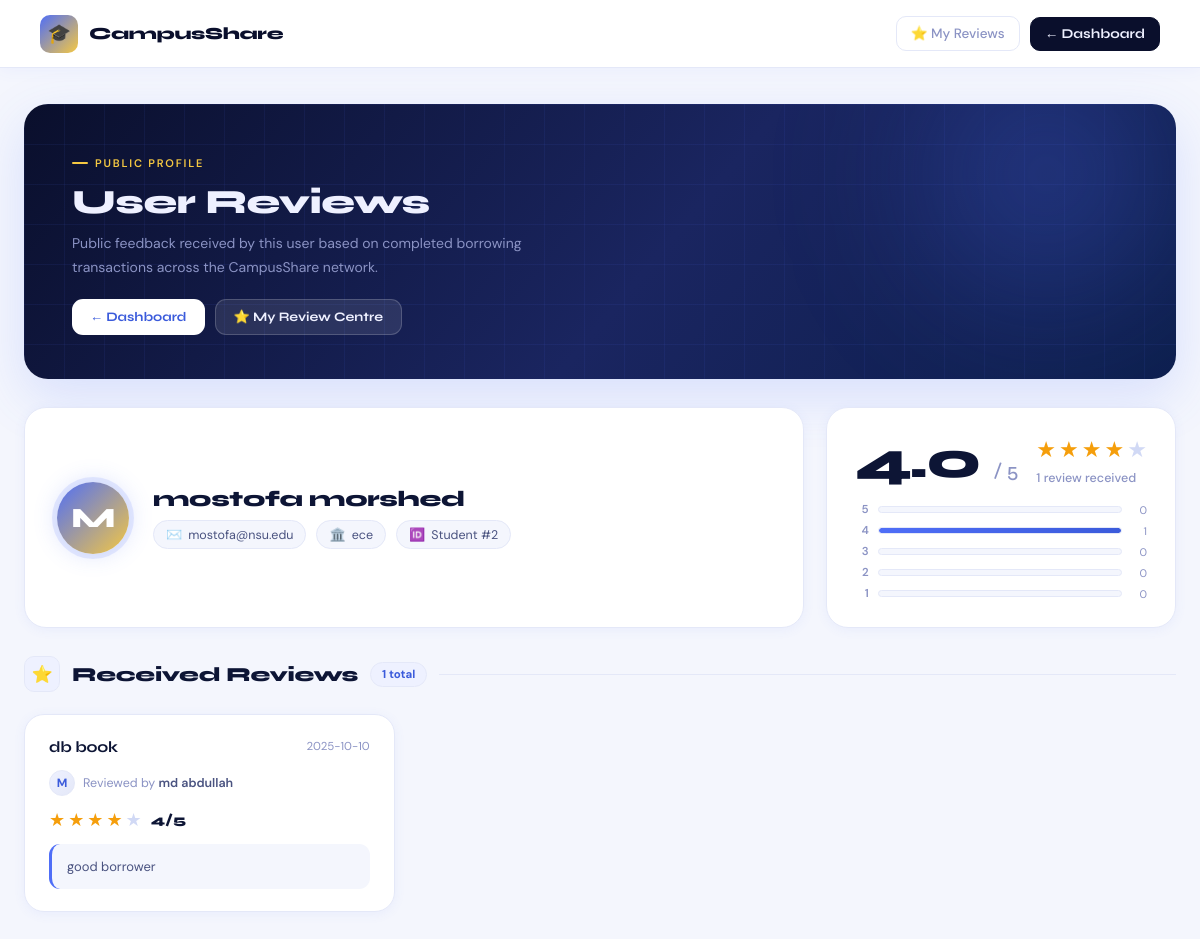
The app's page /user_reviews.php?user_id=2 (signed in) with its own data.
### tables this page shows
CREATE TABLE student (
    student_id INT AUTO_INCREMENT PRIMARY KEY,
    full_name VARCHAR(100) NOT NULL,
    university_email VARCHAR(100) NOT NULL UNIQUE,
    password_hash VARCHAR(255) NOT NULL,
    department VARCHAR(100) NOT NULL,
    phone VARCHAR(20) UNIQUE,
    registration_date DATE NOT NULL,
    account_status ENUM('active','suspended','inactive') NOT NULL DEFAULT 'active'
);

CREATE TABLE review (
    review_id INT AUTO_INCREMENT PRIMARY KEY,
    transaction_id INT NOT NULL,
    reviewer_id INT NOT NULL,
    reviewee_id INT NOT NULL,
    rating INT NOT NULL,
    comment TEXT,
    review_date DATE NOT NULL,

    FOREIGN KEY (transaction_id) REFERENCES borrow_transaction(transaction_id) ON DELETE CASCADE ON UPDATE CASCADE,
    FOREIGN KEY (reviewer_id) REFERENCES student(student_id) ON DELETE CASCADE ON UPDATE CASCADE,
    FOREIGN KEY (reviewee_id) REFERENCES student(student_id) ON DELETE CASCADE ON UPDATE CASCADE,

    CHECK (rating BETWEEN 1 AND 5),

    CONSTRAINT uq_review_per_transaction_per_reviewer UNIQUE (transaction_id, reviewer_id)
);

CREATE TABLE item (
    item_id INT AUTO_INCREMENT PRIMARY KEY,
    owner_id INT NOT NULL,
    category_id INT NOT NULL,
    item_name VARCHAR(150) NOT NULL,
    item_description TEXT,
    item_condition ENUM('new','like_new','good','fair','poor') NOT NULL,
    availability_status ENUM('unavailable','available','borrowed') NOT NULL DEFAULT 'unavailable',
    date_listed DATE NOT NULL,
    ai_generated_description_flag TINYINT(1) NOT NULL DEFAULT 0,
    ai_prompt_text TEXT,

    FOREIGN KEY (owner_id) REFERENCES student(student_id) ON DELETE CASCADE ON UPDATE CASCADE,
    FOREIGN KEY (category_id) REFERENCES category(category_id) ON DELETE RESTRICT ON UPDATE CASCADE,

    CHECK (
        (ai_generated_description_flag = 1 AND ai_prompt_text IS NOT NULL)
        OR
        (ai_generated_description_flag = 0 AND ai_prompt_text IS NULL)
    )
);

### user_reviews.php (the view, shortened to what this page needs)
<?php
include 'includes/db.php';
$user_id = (int) $_GET['user_id'];
$user_stmt = $conn->prepare("
    SELECT student_id, full_name, university_email, department
    FROM student
    WHERE student_id = ?
");
$user_stmt->bind_param("i", $user_id);
$user_stmt->execute();
$user_result = $user_stmt->get_result();
$user = $user_result->fetch_assoc();
$summary_stmt = $conn->prepare("
    SELECT
        COUNT(*) AS total_reviews,
        ROUND(AVG(rating), 1) AS avg_rating
    FROM review
    WHERE reviewee_id = ?
");
$summary_stmt->bind_param("i", $user_id);
$summary_stmt->execute();
$summary_result = $summary_stmt->get_result();
$summary = $summary_result->fetch_assoc();
$total_reviews = (int) ($summary['total_reviews'] ?? 0);
$avg_rating    = $summary['avg_rating'] ?? null;
$reviews_stmt = $conn->prepare("
    SELECT
        r.review_id,
        r.rating,
        r.comment,
        r.review_date,
        reviewer.full_name AS reviewer_name,
        i.item_name
    FROM review r
    JOIN student reviewer ON r.reviewer_id = reviewer.student_id
    JOIN borrow_transaction bt ON r.transaction_id = bt.transaction_id
    JOIN borrow_request br ON bt.request_id = br.request_id
    JOIN item i ON br.item_id = i.item_id
    WHERE r.reviewee_id = ?
    ORDER BY r.review_date DESC, r.review_id DESC
");
$reviews_stmt->bind_param("i", $user_id);
$reviews_stmt->execute();
$reviews_result = $reviews_stmt->get_result();
$dist = [5=>0, 4=>0, 3=>0, 2=>0, 1=>0];
$all_reviews = [];
while ($r = $reviews_result->fetch_assoc()) {
    $dist[(int)$r['rating']]++;
    $all_reviews[] = $r;
}
?>
<!DOCTYPE html>
<html lang="en">
<head>
</head>
<body>
<nav class="navbar">
    <a class="nav-brand" href="dashboard.php">
        <div class="icon">🎓</div>
        <span>CampusShare</span>
    </a>
    <div class="nav-actions">
        <a href="review.php" class="nav-btn">⭐ My Reviews</a>
        <a href="dashboard.php" class="nav-btn solid">← Dashboard</a>
    </div>
</nav>
<div class="page">
    <div class="hero">
        <div class="hero-inner">
            <div class="hero-left">
                <p class="eyebrow">Public Profile</p>
                <h1>User Reviews</h1>
                <p>Public feedback received by this user based on completed borrowing transactions across the CampusShare network.</p>
                <div class="hero-actions">
                    <a href="dashboard.php" class="ha-btn white">← Dashboard</a>
                    <a href="review.php"    class="ha-btn ghost">⭐ My Review Centre</a>
                </div>
            </div>
        </div>
    </div>
    <div class="profile-strip">
        <div class="profile-info-card">
            <div class="avatar-ring">
                <?php echo mb_strtoupper(mb_substr($user['full_name'], 0, 1)); ?>
            </div>
            <div class="profile-details">
                <div class="name"><?php echo htmlspecialchars($user['full_name']); ?></div>
                <div class="profile-meta-row">
                    <span class="meta-chip">
                        <span class="mc-icon">✉️</span>
                        <?php echo htmlspecialchars($user['university_email']); ?>
                    </span>
                    <span class="meta-chip">
                        <span class="mc-icon">🏛️</span>
                        <?php echo htmlspecialchars($user['department']); ?>
                    </span>
                    <span class="meta-chip">
                        <span class="mc-icon">🆔</span>
                        Student #<?php echo (int)$user['student_id']; ?>
                    </span>
                </div>
            </div>
        </div>
        <div class="rating-card">
            <div class="rating-top">
                <div class="big-score">
                    <?php if ($total_reviews > 0): ?>
                        <?php echo htmlspecialchars($avg_rating); ?>
                        <span class="denom">/ 5</span>
                    <?php else: ?>
                        <span style="font-size:28px;color:var(--text-muted);">—</span>
                    <?php endif; ?>
                </div>
                <div class="rating-right">
                    <div class="stars-large">
                        <?php
                        $rounded = $total_reviews > 0 ? (int) round((float)$avg_rating) : 0;
                        for ($s = 1; $s <= 5; $s++):
                        ?>
                            <span class="<?php echo $s <= $rounded ? 's-fill' : 's-empty'; ?>">★</span>
                        <?php endfor; ?>
                    </div>
                    <div class="rev-count">
                        <?php echo $total_reviews; ?> review<?php echo $total_reviews !== 1 ? 's' : ''; ?> received
                    </div>
                </div>
            </div>
            <div class="dist-bars">
                <?php for ($star = 5; $star >= 1; $star--):
                    $count = $dist[$star];
                    $pct   = $total_reviews > 0 ? round(($count / $total_reviews) * 100) : 0;
                ?>
                <div class="dist-row">
                    <span class="dist-label"><?php echo $star; ?></span>
                    <div class="dist-track">
                        <div class="dist-fill" style="width:<?php echo $pct; ?>%"></div>
                    </div>
                    <span class="dist-count"><?php echo $count; ?></span>
                </div>
                <?php endfor; ?>
            </div>
        </div>
    </div>
    <div class="section-heading">
        <div class="s-icon">⭐</div>
        <h2>Received Reviews</h2>
        <span class="count-pill"><?php echo count($all_reviews); ?> total</span>
        <div class="divider-line"></div>
    </div>
    <?php if (!empty($all_reviews)): ?>
        <div class="reviews-grid">
            <?php foreach ($all_reviews as $row):
                $rating  = (int)$row['rating'];
                $initial = mb_strtoupper(mb_substr($row['reviewer_name'], 0, 1));
            ?>
            <div class="review-card">
                <div class="rc-top">
                    <div class="rc-item"><?php echo htmlspecialchars($row['item_name']); ?></div>
                    <div class="rc-date"><?php echo htmlspecialchars($row['review_date']); ?></div>
                </div>
                <div class="rc-reviewer">
                    <div class="reviewer-avatar"><?php echo $initial; ?></div>
                    <span>Reviewed by <strong><?php echo htmlspecialchars($row['reviewer_name']); ?></strong></span>
                </div>
                <div class="rc-rating-badge">
                    <div class="rc-stars">
                        <?php for ($s = 1; $s <= 5; $s++): ?>
                            <span class="<?php echo $s <= $rating ? 's-fill' : 's-empty'; ?>">★</span>
                        <?php endfor; ?>
                    </div>
                    <span class="score">&nbsp;<?php echo $rating; ?>/5</span>
                </div>
                <div class="rc-comment">
                    <?php if (!empty($row['comment'])): ?>
                        <?php echo nl2br(htmlspecialchars($row['comment'])); ?>
                    <?php else: ?>
                        <span class="no-comment">No comment provided.</span>
                    <?php endif; ?>
                </div>
            </div>
            <?php endforeach; ?>
        </div>
    <?php endif; ?>
</div>
</body>
</html>

### records on screen
student: full_name "M", full_name "mostofa morshed", university_email "mostofa@nsu.edu", department "ece", student_id "2"
review: item.item_name "db book", review_date "2025-10-10", reviewer.full_name "M", reviewer.full_name "md abdullah", rating "4", comment "good borrower"

### other values on screen
$avg_rating "4.0"
$total_reviews "1"
$count "0"
$count "1"
count($all_reviews) "1"
